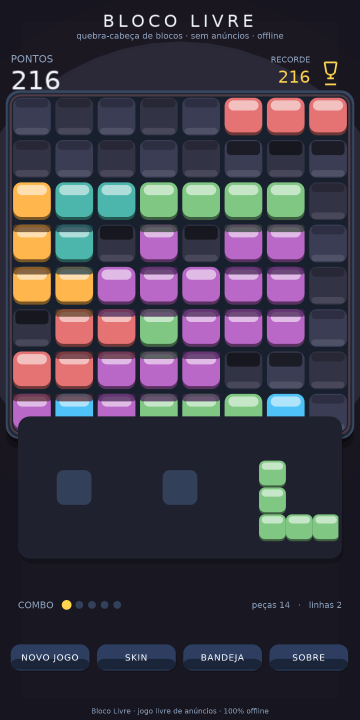
#> input picture screenshots/02_skin0.png, 720 x 1440 px, found by its file name (shown at 1/2 size)
$ python r3_crops.py
#> lines starting #> are read from the running program, lines starting #| are printed output that depends on the picture
from PIL import Image
import os

base='/home/z/my-project/critic_shots/r3/'
out='/tmp/critic_crops_r3/'
os.makedirs(out,exist_ok=True)
def crop(src,name,box):
#> called with src = '02_skin0.png', name = 'board_skin0.png', box = (24, 190, 700, 840)
    im=Image.open(base+src).convert('RGB')
#> im is the input picture: PIL image 720x1440 RGB; mean R, G, B 62.5, 58.4, 71.3
    c=im.crop(box)
    c.save(out+name)
    print(name,c.size)
#| board_skin0.png (676, 650)
# board close-ups per skin
crop('02_skin0.png','board_skin0.png',(24,190,700,840))
crop('03_skin1.png','board_skin1.png',(24,190,700,840))
#> call 2 of crop, with src = '03_skin1.png', name = 'board_skin1.png', box = (24, 190, 700, 840)
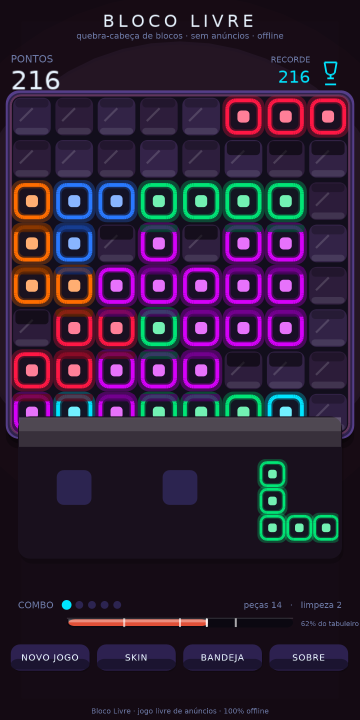
#> input picture screenshots/03_skin1.png, 720 x 1440 px, found by its file name (shown at 1/2 size)
#> in crop, im is the input picture: PIL image 720x1440 RGB; mean R, G, B 46, 30.5, 52.9
#| board_skin1.png (676, 650)
crop('04_skin2.png','board_skin2.png',(24,190,700,840))
#> call 3 of crop, with src = '04_skin2.png', name = 'board_skin2.png', box = (24, 190, 700, 840)
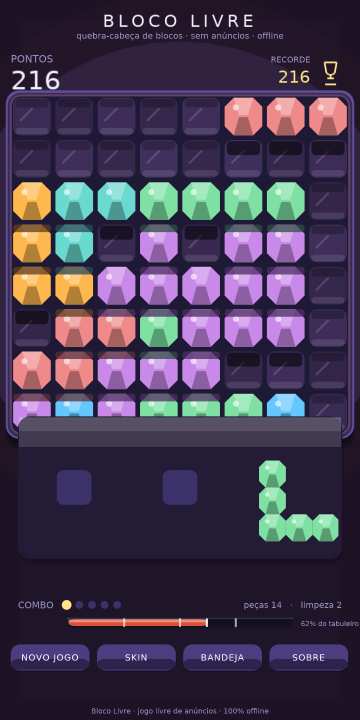
#> input picture screenshots/04_skin2.png, 720 x 1440 px, found by its file name (shown at 1/2 size)
#> in crop, im is the input picture: PIL image 720x1440 RGB; mean R, G, B 68.8, 57.9, 81.6
#| board_skin2.png (676, 650)
crop('05_skin3.png','board_skin3.png',(24,190,700,840))
#> call 4 of crop, with src = '05_skin3.png', name = 'board_skin3.png', box = (24, 190, 700, 840)
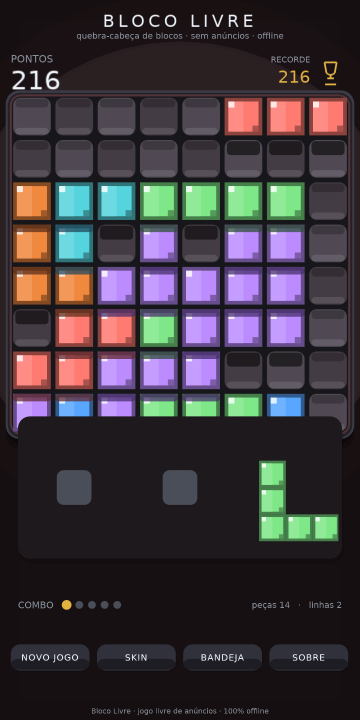
#> input picture screenshots/05_skin3.png, 720 x 1440 px, found by its file name (shown at 1/2 size)
#> in crop, im is the input picture: PIL image 720x1440 RGB; mean R, G, B 61.4, 54.4, 60.1
#| board_skin3.png (676, 650)
# empty cell macro (skin0)
crop('02_skin0.png','emptycell_macro_skin0.png',(110,280,290,440))
#| emptycell_macro_skin0.png (180, 160)
# tray crop incl long piece
crop('02_skin0.png','tray_skin0.png',(0,840,720,1120))
#| tray_skin0.png (720, 280)
crop('06_full.png','tray_full.png',(0,840,720,1120))
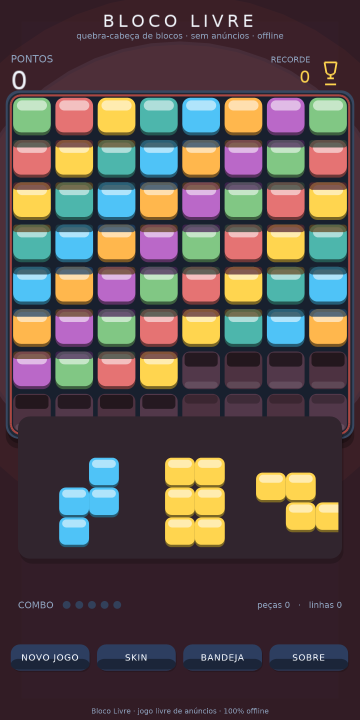
#> input picture screenshots/06_full.png, 720 x 1440 px, found by its file name (shown at 1/2 size)
#> in crop, im is the input picture: PIL image 720x1440 RGB; mean R, G, B 88.9, 77.7, 76.8
#| tray_full.png (720, 280)
# streak strip zone (claimed)
crop('01_main_classic.png','streakstrip_claimed.png',(0,1120,720,1290))
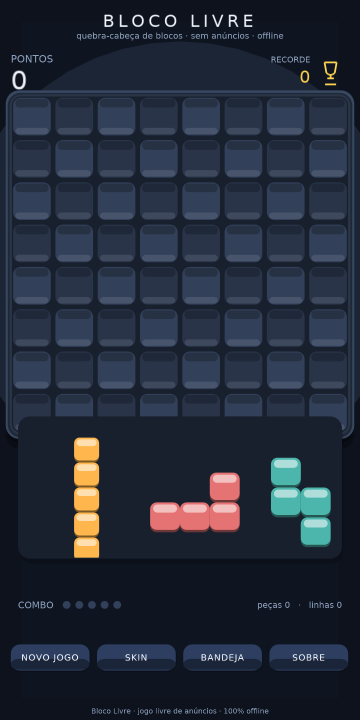
#> input picture screenshots/01_main_classic.png, 720 x 1440 px, found by its file name (shown at 1/2 size)
#> in crop, im is the input picture: PIL image 720x1440 RGB; mean R, G, B 36.4, 44.2, 59.1
#> in crop (call 8), `c=im.crop(box)`:
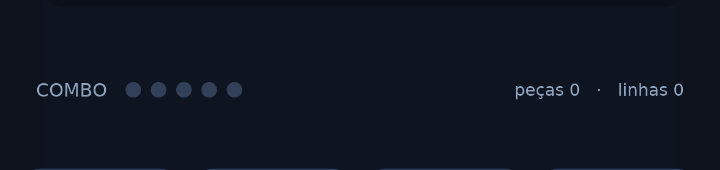
#> c: PIL image 720x170 RGB; mean R, G, B 15.1, 21.2, 33.3
#| streakstrip_claimed.png (720, 170)
# footer crop
crop('01_main_classic.png','footer.png',(0,1280,720,1360))
#> in crop (call 9), `c=im.crop(box)`:
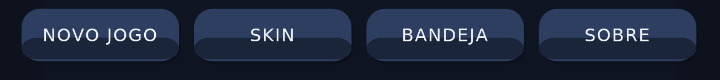
#> c: PIL image 720x80 RGB; mean R, G, B 31.5, 41.6, 62
#| footer.png (720, 80)
# celebration macro
#> (the run stopped early here; a loop or call above may not have finished)
